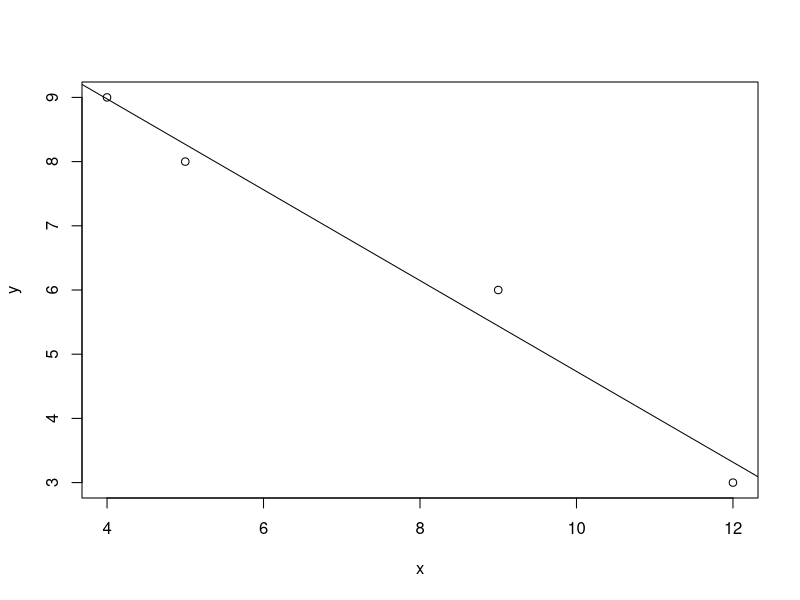

Recreate this plot in R.
rm(list=ls())
cat("\014")


x <- c(4,5,9,12)
y <- c(9,8,6,3)

#x <- c(4,5,9,9,9,9,9,9,9,9,9,9,9,12)
#y <- c(9,8,6,6,6,6,6,6,6,6,6,6,6,3)

model <- lm(y~x)
plot(x,y)
print(summary(model))
abline(model)
